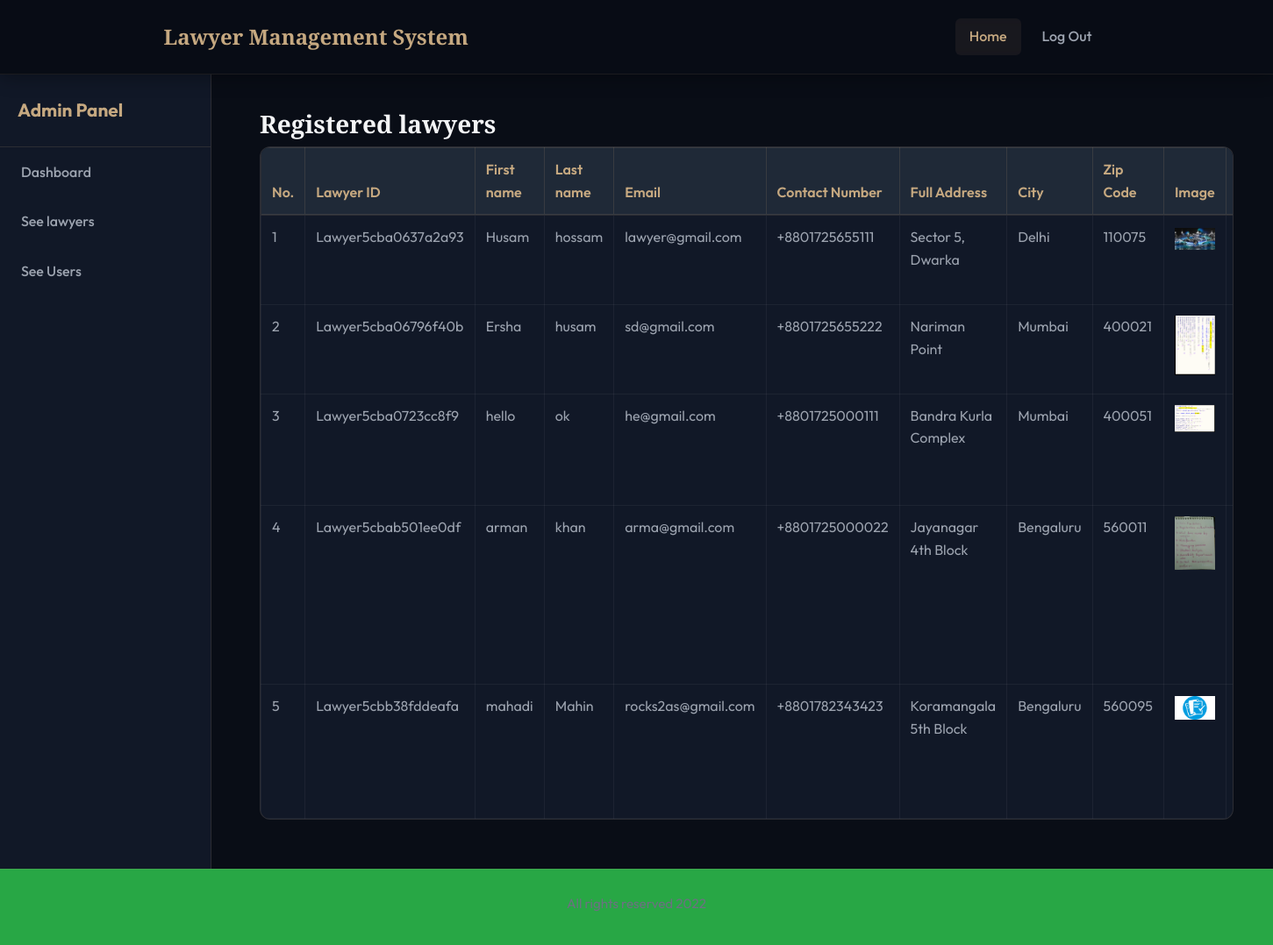
/admin_lawyer.php (signed in), run on the app's committed database.
### tables this page shows
CREATE TABLE `user` (
  `u_id` varchar(20) NOT NULL,
  `first_Name` varchar(100) NOT NULL,
  `last_Name` varchar(100) NOT NULL,
  `email` varchar(100) NOT NULL,
  `password` varchar(100) NOT NULL,
  `status` varchar(100) NOT NULL,
  `role` varchar(100) NOT NULL
);

CREATE TABLE `lawyer` (
  `lawyer_id` varchar(20) NOT NULL,
  `contact_Number` varchar(15) NOT NULL,
  `university_College` varchar(100) NOT NULL,
  `degree` varchar(100) NOT NULL,
  `passing_year` varchar(100) NOT NULL,
  `full_address` varchar(200) NOT NULL,
  `city` varchar(50) NOT NULL,
  `zip_code` varchar(50) NOT NULL,
  `practise_Length` varchar(100) NOT NULL,
  `case_handle` varchar(500) NOT NULL,
  `speciality` varchar(100) NOT NULL,
  `image` varchar(150) NOT NULL
);

### admin_lawyer.php (the view, shortened to what this page needs)
<?php
	if($_SESSION['login']==TRUE AND $_SESSION['status']=='Active'){
	?>
	<!doctype html>
	<html lang="en">
		<head>
			<link rel="stylesheet" href="https://use.fontawesome.com/releases/v5.8.1/css/all.css">
			<link rel="stylesheet" href="css/all.css">
			<link rel="stylesheet" href="css/simple-sidebar.css">
			<link rel="stylesheet" href="css/bootstrap.css">
			<link rel="stylesheet" href="css/style.css">
			<link rel="stylesheet" href="css/media.css">
		</head>
		<body>
			<header class="customnav bg-success">
				<div class="container">
					<div class="row">
						<div class="col-md-12">
							<nav class="navbar navbar-expand-lg ">
								<a class="navbar-brand cus-a" href="#">Lawyer Management System</a>
								<div class="collapse navbar-collapse" id="navbarSupportedContent">
									<ul class="navbar-nav ml-auto ">
										<li class="active">
											<a class="nav-link cus-a" href="#">Home <span class="sr-only">(current)</span></a>
										</li>
										<li class="">
											<a class="nav-link cus-a" href="logout.php">Log Out</a>
										</li>
									</ul>
								</div>
							</nav>
						</div>
					</div>
				</div>
			</header>
			<body>
				<div class="d-flex" id="wrapper">
					<div class="bg-light border-right" id="sidebar-wrapper">
						<div class="sidebar-heading">Admin Panel</div>
						<div class="list-group list-group-flush">
							<a href="admin_dashboard.php" class="list-group-item list-group-item-action bg-light">Dashboard</a>
							<a href="admin_lawyer.php" class="list-group-item list-group-item-action bg-light">See lawyers</a>
							<a href="admin_user.php" class="list-group-item list-group-item-action bg-light">See Users</a>
						</div>
					</div>
					<section class="bookingrqst">
						<div class="container">
							<div class="span7">
								<div class="widget stacked widget-table action-table">
									<div class="widget-header">
										<h3>Registered lawyers</h3>
									</div>
									<div class="widget-content">
										<table class="table  table-bordered  table-primary table-responsive">
											<thead>
												<tr>
													<th>No.</th>
													<th>Lawyer ID</th>
													<th>First name</th>
													<th>Last name</th>
													<th>Email</th>
													<th>Contact Number</th>
													<th>Full Address</th>
													<th>City</th>
													<th>Zip Code</th>
													<th>Image</th>
													<th>University / College</th>
												</tr>
											</thead>
											<tbody id="myTable">
											<?php
												$conn = connect();
												$result = mysqli_query($conn,"SELECT * FROM user INNER JOIN lawyer on user.u_id=lawyer.lawyer_id");
												$counter = 0;
												while($row = mysqli_fetch_array($result)) {
												?>
													<tr>
														<td><?php echo ++$counter ;?></td>
														<td><?php echo $row["u_id"]; ?></td>
														<td><?php echo $row["first_Name"]; ?></td>
														<td><?php echo $row["last_Name"]; ?></td>
														<td><?php echo $row["email"]; ?></td>
														<td>+88<?php echo $row["contact_Number"]; ?></td>
														<td><?php echo $row["full_address"]; ?></td>
														<td><?php echo $row["city"]; ?></td>
														<td><?php echo $row["zip_code"]; ?></td>
														<td><img src="images/upload/<?php echo $row["image"]; ?>" class="img-fluid " alt="<?php echo $row["image"]; ?>"></td>
														<td><?php echo $row["university_College"]; ?></td>
													</tr>
													<?php
													}
												?>
											</tbody>
											</table>
										</div>
									</div>
								</div>
							</div>
						</section>
					</div>
					</body>
					<footer class="bg-success">
					<div class="container">
					<div class="row">
					<div class="col">
					<h5>All rights reserved 2022</h5>
					</div>
					</div>
					</div>
					</footer>
					</body>
					</html>
					<?php
					}else
					header('location:login.php?deactivate');
					?>

### css/simple-sidebar.css (style rules this page uses)
body { overflow-x: hidden; }
#sidebar-wrapper { min-height: 100vh; margin-left: -15rem; -webkit-transition: margin .25s ease-out; -moz-transition: margin .25s ease-out; -o-transition: margin .25s ease-out; transition: margin .25s ease-out; }
#sidebar-wrapper .sidebar-heading { padding: 0.875rem 1.25rem; font-size: 1.2rem; }
#sidebar-wrapper .list-group { width: 15rem; }
@media (min-width: 768px) { #sidebar-wrapper { margin-left: 0; } }

### css/style.css (style rules this page uses)
:root { --bg-primary: #090d16; --bg-secondary: #111827; --bg-tertiary: #1f2937; --accent: #c5a880; --accent-hover: #b39262; --text-primary: #f3f4f6; --text-secondary: #9ca3af; --text-muted: #6b7280; --success: #10b981; --danger: #ef4444; --info: #3b82f6; --border-color: rgba(197, 168, 128, 0.15); --border-color-focus: rgba(197, 168, 128, 0.5); --font-sans: 'Outfit', sans-serif; --font-serif: 'Playfair Display', serif; --card-shadow: 0 10px 30px -10px rgba(0, 0, 0, 0.5); }
* { margin: 0; padding: 0; box-sizing: border-box; }
html, body { height: 100%; background-color: var(--bg-primary) !important; color: var(--text-primary) !important; font-family: var(--font-sans) !important; line-height: 1.6; }
body { display: flex !important; min-height: 100% !important; flex-direction: column; }
h1, h2, h3, h4, h5, h6, .navbar-brand { font-family: var(--font-serif); color: var(--text-primary); font-weight: 700; }
.customnav { background-color: var(--bg-secondary) !important; border-bottom: 1px solid var(--border-color); padding: 10px 0; height: auto !important; box-shadow: 0 4px 20px rgba(0,0,0,0.3); }
.customnav .navbar-brand { font-size: 1.5rem; font-weight: 700; color: var(--accent) !important; transition: color 0.3s ease; }
.customnav .nav-link { font-family: var(--font-sans); font-weight: 500; color: var(--text-secondary) !important; padding: 8px 16px !important; margin: 0 4px; border-radius: 6px; transition: all 0.3s ease; }
.customnav .nav-link:hover, .customnav .active .nav-link { color: var(--accent) !important; background-color: rgba(197, 168, 128, 0.08); }
#sidebar-wrapper { background-color: var(--bg-secondary) !important; border-right: 1px solid var(--border-color) !important; }
#sidebar-wrapper .sidebar-heading { border-bottom: 1px solid var(--border-color); color: var(--accent); font-weight: 700; font-size: 1.3rem; padding: 24px 20px; }
#sidebar-wrapper .list-group-item { background-color: transparent !important; border: none !important; color: var(--text-secondary) !important; padding: 16px 24px !important; font-weight: 500; border-left: 3px solid transparent; transition: all 0.2s ease; }
.bookingrqst, .editprofile { padding: 40px; width: 100%; }
.table { background-color: var(--bg-secondary) !important; color: var(--text-primary) !important; border: 1px solid var(--border-color) !important; border-radius: 12px !important; overflow: hidden; }
.table th { background-color: var(--bg-tertiary) !important; color: var(--accent) !important; border-color: var(--border-color) !important; font-family: var(--font-sans); font-weight: 600; }
.table td { border-color: rgba(255,255,255,0.05) !important; color: var(--text-secondary); }
footer { background-color: var(--bg-secondary) !important; border-top: 1px solid var(--border-color); margin-top: auto; padding: 30px 0; }
footer h5 { font-family: var(--font-sans); font-size: 0.95rem; font-weight: 400; color: var(--text-muted); text-align: center; }
body::before { content: ''; position: fixed; width: 600px; height: 600px; background: radial-gradient(circle, rgba(197, 168, 128, 0.04) 0%, rgba(0, 0, 0, 0) 70%); top: -10%; left: -10%; z-index: -1; pointer-events: none; filter: blur(80px); }
body::after { content: ''; position: fixed; width: 700px; height: 700px; background: radial-gradient(circle, rgba(59, 130, 246, 0.03) 0%, rgba(0, 0, 0, 0) 70%); bottom: -15%; right: -10%; z-index: -1; pointer-events: none; filter: blur(80px); }
.customnav { backdrop-filter: blur(16px) !important; -webkit-backdrop-filter: blur(16px) !important; background-color: rgba(9, 13, 22, 0.75) !important; position: sticky; top: 0; z-index: 1030; border-bottom: 1px solid rgba(197, 168, 128, 0.1) !important; }

### data on the page
user: u_id "Lawyer5cba0637a2a93", first_Name "Husam", last_Name "hossam", email "lawyer@gmail.com", lawyer.contact_Number "01725655111", lawyer.full_address "Sector 5, Dwarka", lawyer.city "Delhi", lawyer.zip_code "110075", lawyer.image (picture)
user: u_id "Lawyer5cba06796f40b", first_Name "Ersha", last_Name "husam", email "sd@gmail.com", lawyer.contact_Number "01725655222", lawyer.full_address "Nariman Point", lawyer.city "Mumbai", lawyer.zip_code "400021", lawyer.image (picture)
user: u_id "Lawyer5cba0723cc8f9", first_Name "hello", last_Name "ok", email "he@gmail.com", lawyer.contact_Number "01725000111", lawyer.full_address "Bandra Kurla Complex", lawyer.city "Mumbai", lawyer.zip_code "400051", lawyer.image (picture)
user: u_id "Lawyer5cbab501ee0df", first_Name "arman", last_Name "khan", email "arma@gmail.com", lawyer.contact_Number "01725000022", lawyer.full_address "Jayanagar 4th Block", lawyer.city "Bengaluru", lawyer.zip_code "560011", lawyer.image (picture)
user: u_id "Lawyer5cbb38fddeafa", first_Name "mahadi", last_Name "Mahin", email "rocks2as@gmail.com", lawyer.contact_Number "01782343423", lawyer.full_address "Koramangala 5th Block", lawyer.city "Bengaluru", lawyer.zip_code "560095", lawyer.image (picture)
